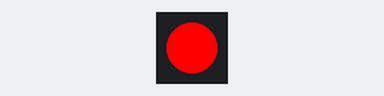
The program below on a simulated Raspberry Pi (BCM pin numbers). Shown: 1 RGB LEDs in strip order, left to right. At 26.0 s the program stops and its outputs stay as they are.

Above: at 0.1 s.
At 6.1 s:
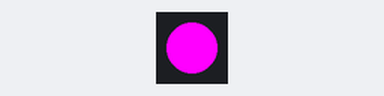
At 12.1 s:
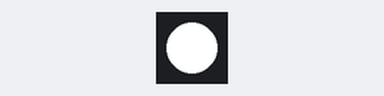
At 26.1 s:
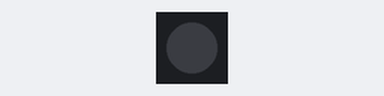
Timing chart, 0 to 27.5 s (numbered marks = the images above):
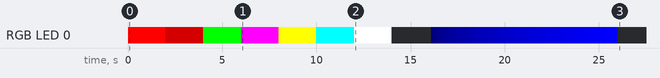

Measured:
- by itself, RGB LED 0: off → RGB(255, 0, 0) at 0.00 s, → RGB(128, 0, 0) 2.0 s later, → RGB(0, 255, 0) 2.0 s later, → RGB(255, 0, 255) 2.0 s later, … (108 changes in this stretch)

The program:

fullColorLED.py
```python
from gpiozero import RGBLED
from time import sleep

led = RGBLED(red = 2, green=4, blue=3)

led.red = 1 #full red
sleep(2)
led.red = 0.5 #half red
sleep(2)

led.color = (0,1,0) #full green
sleep(2)
led.color = (1, 0, 1) #magenta
sleep(2)
led.color = (1, 1, 0) #yello
sleep(2)
led.color = (0, 1, 1) #cyan
sleep(2)
led.color = (1, 1, 1) #white
sleep(2)

led.color = (0, 0, 0) #off
sleep(2)

#slowly increase intensity of blue
for n in range(100):
    led.blue = n/100
    sleep(0.1)
```
